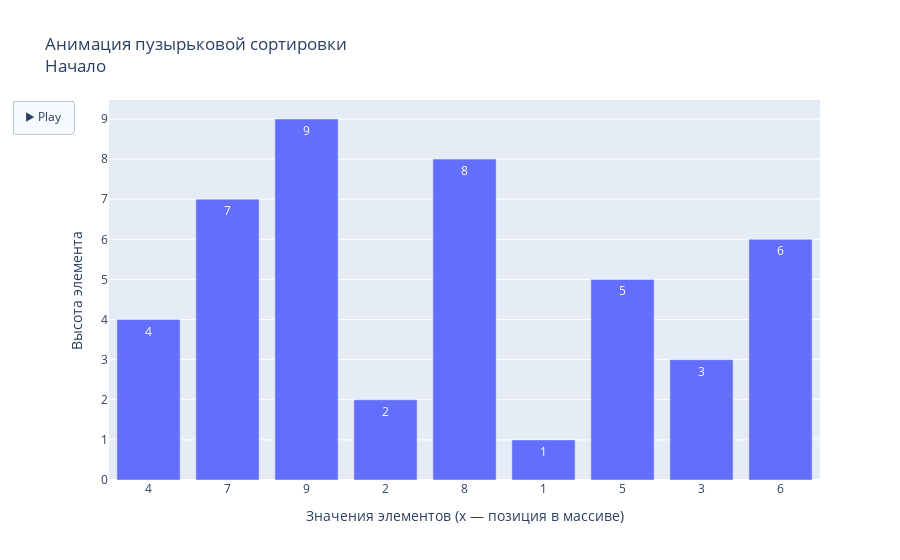

This figure's notebook cell:
### Markdown cell above
## Алгоритмы 1

### Code cell
import plotly.graph_objects as go
import random

# Генерация случайного массива
array = list(range(1, 10))
random.shuffle(array)

steps = [array.copy()]
labels = ["Начало"]

# Пузырьковая сортировка с записью шагов
def bubble_sort(arr):
    a = arr.copy()
    n = len(a)
    count = 0
    for i in range(n):
        for j in range(n - i - 1):
            if a[j] > a[j + 1]:
                a[j], a[j + 1] = a[j + 1], a[j]
                steps.append(a.copy())
                count += 1
                labels.append(f"Проход {i + 1}, обмен {count}")
    return a

bubble_sort(array)

frames = []
for step, label in zip(steps, labels):
    frames.append(
        go.Frame(
            data=[
                go.Bar(
                    x=list(range(len(step))),
                    y=step,
                    text=step,
                    textposition='inside',
                    hoverinfo='text'
                )
            ],
            layout=go.Layout(
                title_text=f"Анимация пузырьковой сортировки<br>{label}",
                xaxis=dict(
                    tickmode='array',
                    tickvals=list(range(len(step))),
                    ticktext=[str(v) for v in step],
                    title="Значения элементов (x — позиция в массиве)"
                )
            )
        )
    )

fig = go.Figure(
    data=[
        go.Bar(
            x=list(range(len(array))),
            y=steps[0],
            text=steps[0],
            textposition='inside'
        )
    ],
    layout=go.Layout(
        title=f"Анимация пузырьковой сортировки<br>{labels[0]}",
        xaxis=dict(
            tickmode='array',
            tickvals=list(range(len(array))),
            ticktext=[str(v) for v in steps[0]],
            title="Значения элементов (x — позиция в массиве)"
        ),
        yaxis=dict(title="Высота элемента"),
        updatemenus=[dict(
            type="buttons",
            buttons=[dict(label="▶️ Play", method="animate",
                          args=[None, {"frame": {"duration": 100, "redraw": True},
                                       "fromcurrent": True}])]
        )]
    ),
    frames=frames
)

fig.show()

### Figure 1 — Plotly figure (JSON) as saved in the notebook; plotly's stock layout.template omitted (floating-point values rounded to 4 significant figures)
{"data": [{"text": ["4", "7", "9", "2", "8", "1", "5", "3", "6"], "textposition": "inside", "type": "bar", "x": [0, 1, 2, 3, 4, 5, 6, 7, 8], "y": [4, 7, 9, 2, 8, 1, 5, 3, 6]}], "layout": {"title": {"text": "Анимация пузырьковой сортировки<br>Начало"}, "updatemenus": [{"buttons": [{"args": [null, {"frame": {"duration": 100, "redraw": true}, "fromcurrent": true}], "label": "▶️ Play", "method": "animate"}], "type": "buttons"}], "xaxis": {"tickmode": "array", "ticktext": ["4", "7", "9", "2", "8", "1", "5", "3", "6"], "tickvals": [0, 1, 2, 3, 4, 5, 6, 7, 8], "title": {"text": "Значения элементов (x — позиция в массиве)"}}, "yaxis": {"title": {"text": "Высота элемента"}}}}
